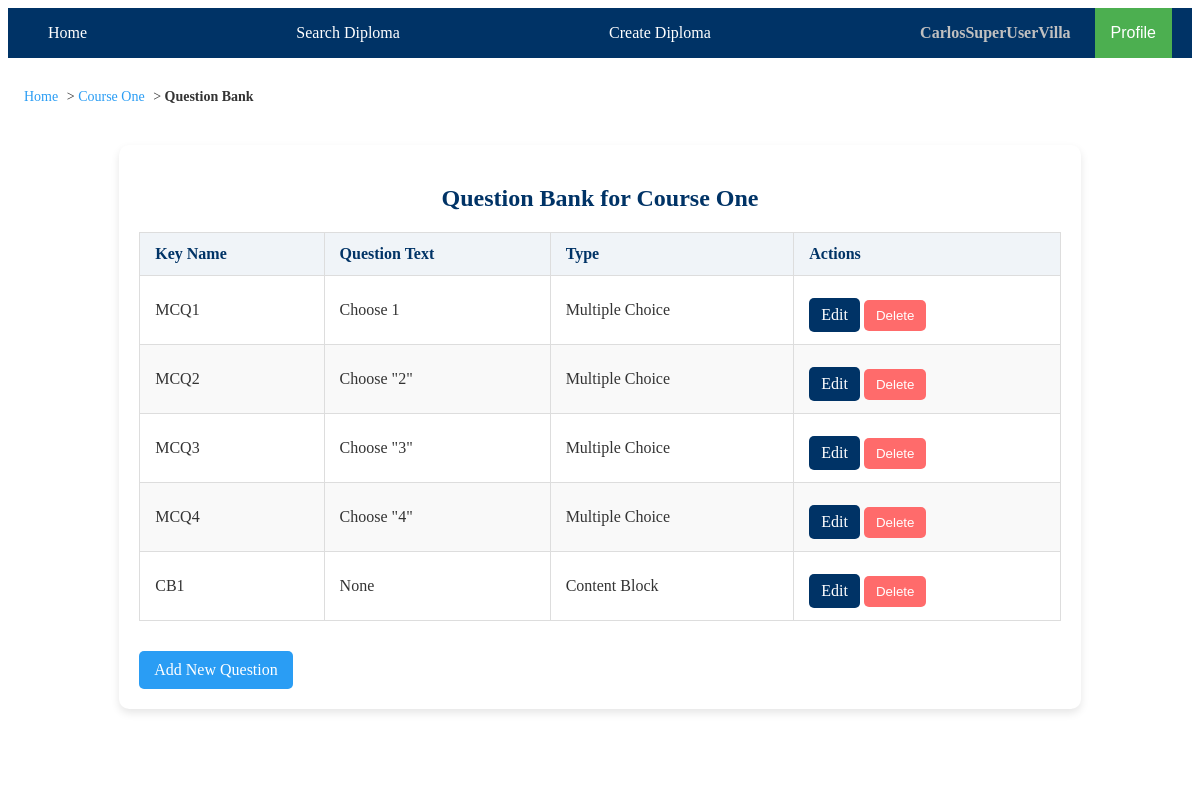
The page /courses/1/question_bank/ (signed in) on the database as committed earlier.
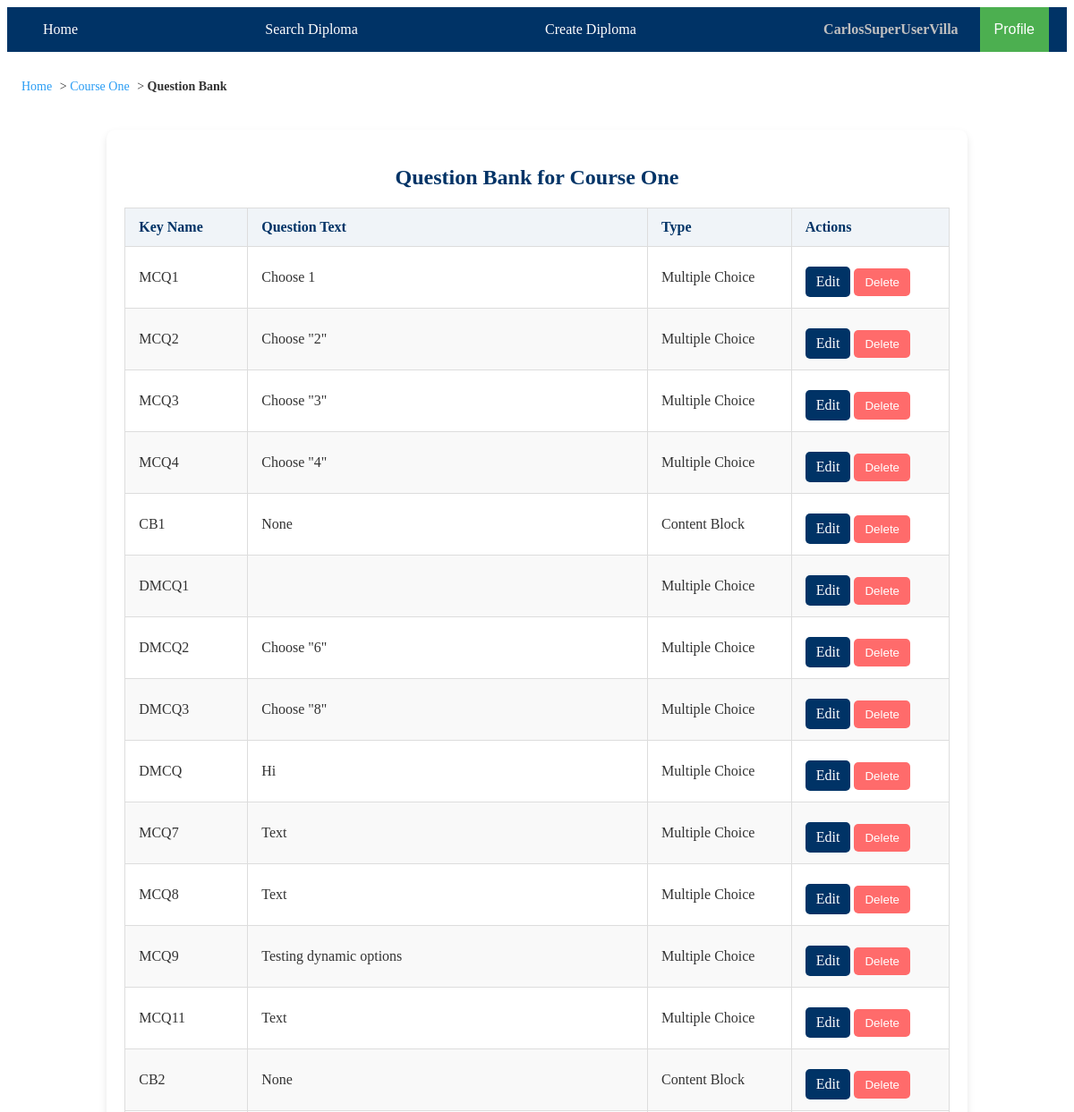
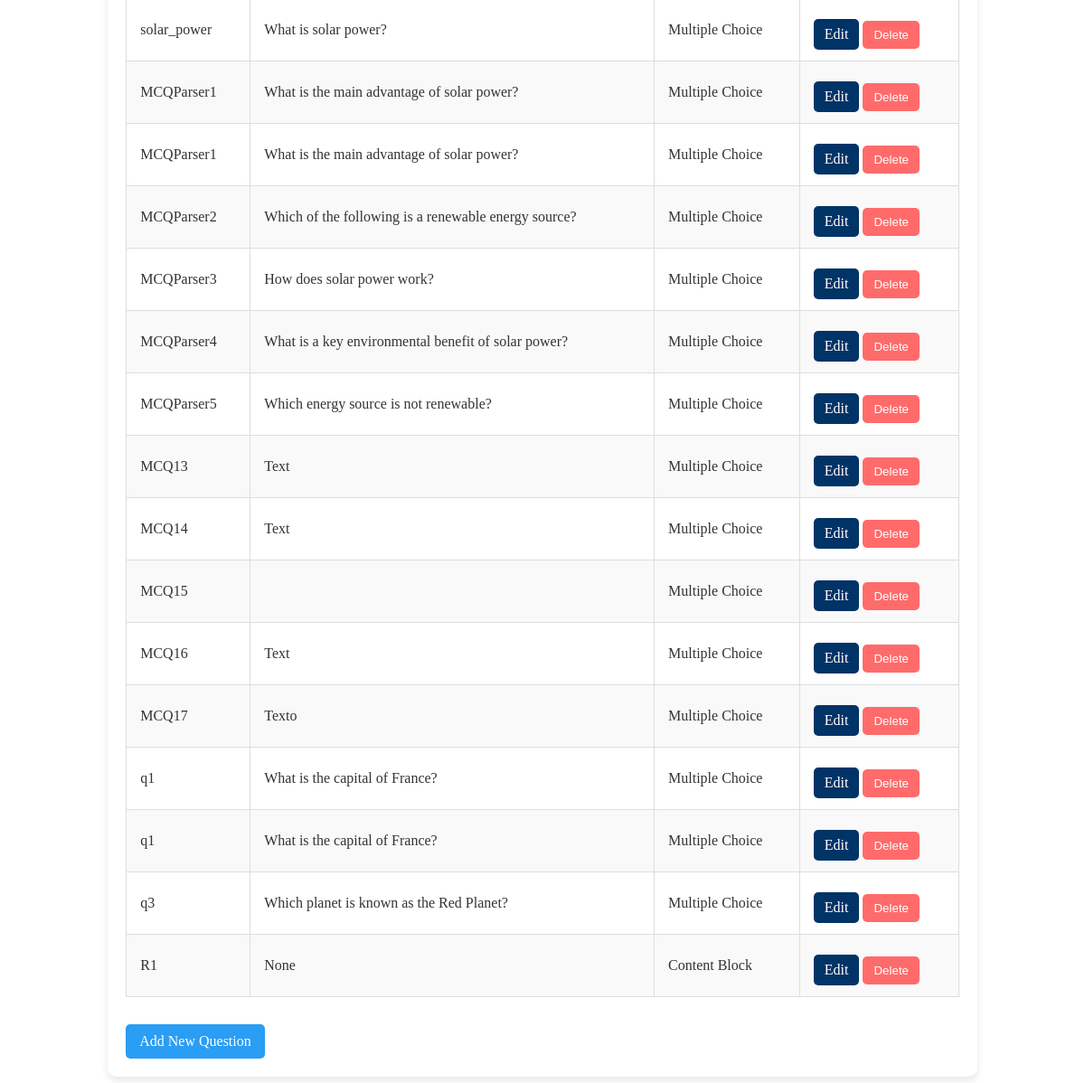
The same page on the database as committed later (2 pictures, top to bottom).
### edu_core/models.py (models this page shows, shortened)
class Question(models.Model):
    MULTIPLE_CHOICE = 'MCQ'
    TRUE_FALSE = 'TF'
    ESSAY = 'ESSAY'
    CONTENT_BLOCK = 'CONTENT_BLOCK'
    QUESTION_TYPES = [
        (MULTIPLE_CHOICE, 'Multiple Choice'),
        (TRUE_FALSE, 'True or False'),
        (ESSAY, 'Essay'),
        (CONTENT_BLOCK, 'Content Block'),
    ]
    question_type = models.CharField(max_length=50, choices=QUESTION_TYPES)
    activity = models.ForeignKey('Activity', on_delete=models.CASCADE, related_name='activity_questions', null=True, blank=True)
    course = models.ForeignKey('Course', on_delete=models.CASCADE, related_name='course_questions')
    text = models.TextField(blank=True, null=True)
    content = models.TextField(blank=True, null=True)
    image_url = models.URLField(
        validators=[validate_trusted_url],
        blank=True,
        null=True,
        help_text="URL for question images"
    )
    yt_video_link = models.URLField(validators=[validate_trusted_url], blank=True, null=True)
    file_url = models.URLField(
        validators=[validate_trusted_url],
        blank=True,
        null=True,
        help_text="URL for question files"
    )
    correct_answer = models.TextField(blank=True, null=True)
    randomize_options = models.BooleanField(default=False)
    key_name = models.CharField(max_length=255, blank=True, null=True)
    in_bank = models.BooleanField(default=False)
    feedback = models.TextField(blank=True, null=True)

### edu_core/views/question_bank_views.py (the view)
# urls.py: path('courses/<int:course_id>/question_bank/', question_bank, name='question_bank'),
@login_required
def question_bank(request, course_id):
    course = get_object_or_404(Course, id=course_id)
    query = request.GET.get('q', '')
    questions = Question.objects.filter(course=course, in_bank=True)
    if query:
        questions = questions.filter(
            Q(key_name__icontains=query) | Q(text__icontains=query)
        )
    return render(request, 'edu_core/question_bank/question_bank.html', {'course': course, 'questions': questions})

### edu_core/templates/edu_core/question_bank/question_bank.html (shortened to what this page needs)
{% extends "edu_core/base.html" %}
{% load static %}
{% block content %}
<link rel="stylesheet" href="{% static 'edu_core/css/question_bank.css' %}">
<nav class="breadcrumb-nav">
    <a href="{% url 'home' %}" class="breadcrumb">Home</a> &gt;
    <a href="{% url 'course_detail' course.id %}" class="breadcrumb">{{ course.name }}</a> &gt;
    <span class="breadcrumb current">Question Bank</span>
</nav>
<div class="question-bank-container">
    <h2>Question Bank for {{ course.name }}</h2>
    <table class="question-bank-table">
        <thead>
            <tr>
                <th>Key Name</th>
                <th>Question Text</th>
                <th>Type</th>
                <th>Actions</th>
            </tr>
        </thead>
        <tbody>
            {% for question in questions %}
            <tr>
                <td>{{ question.key_name }}</td>
                <td>{{ question.text }}</td>
                <td>{{ question.get_question_type_display }}</td>
                <td>
                    {% if user == course.author or user.is_superuser %}
                    <a href="{% url 'edit_question' question.id %}" class="btn edit-btn">Edit</a>
                        <form method="post" action="{% url 'delete_question' question.id %}" style="display:inline;">
                            <button type="submit" class="btn delete-btn" onclick="return confirm('Are you sure you want to delete this question permanently?');">Delete</button>
                        </form>
                    {% endif %}
                </td>
            </tr>
            {% empty %}
            <tr>
                <td colspan="4" class="no-questions">No questions found for this course.</td>
            </tr>
            {% endfor %}
        </tbody>
    </table>
    <a href="{% url 'question_type_selection_for_bank' course.id %}" class="btn add-question-btn">Add New Question</a>
</div>
{% endblock %}

Rows that differ between the two databases and show on the page:
added Question: key_name "DMCQ1", question_type "Multiple Choice"
added Question: key_name "DMCQ2", text "Choose \"6\"", question_type "Multiple Choice"
added Question: key_name "DMCQ3", text "Choose \"8\"", question_type "Multiple Choice"
added Question: key_name "DMCQ", text "Hi", question_type "Multiple Choice"
added Question: key_name "MCQ7", text "Text", question_type "Multiple Choice"
added Question: key_name "MCQ8", text "Text", question_type "Multiple Choice"
added Question: key_name "MCQ9", text "Testing dynamic options", question_type "Multiple Choice"
added Question: key_name "MCQ11", text "Text", question_type "Multiple Choice"
added Question: key_name "CB2", text "None", question_type "Content Block"
added Question: key_name "solar_power", text "What is solar power?", question_type "Multiple Choice"
added Question: key_name "MCQParser1", text "What is the main advantage of solar power?", question_type "Multiple Choice"
added Question: key_name "MCQParser1", text "What is the main advantage of solar power?", question_type "Multiple Choice"
added Question: key_name "MCQParser2", text "Which of the following is a renewable energy source?", question_type "Multiple Choice"
added Question: key_name "MCQParser3", text "How does solar power work?", question_type "Multiple Choice"
added Question: key_name "MCQParser4", text "What is a key environmental benefit of solar power?", question_type "Multiple Choice"
added Question: key_name "MCQParser5", text "Which energy source is not renewable?", question_type "Multiple Choice"
added Question: key_name "MCQ13", text "Text", question_type "Multiple Choice"
added Question: key_name "MCQ14", text "Text", question_type "Multiple Choice"
added Question: key_name "MCQ15", question_type "Multiple Choice"
added Question: key_name "MCQ16", text "Text", question_type "Multiple Choice"
added Question: key_name "MCQ17", text "Texto", question_type "Multiple Choice"
added Question: key_name "q1", text "What is the capital of France?", question_type "Multiple Choice"
added Question: key_name "q1", text "What is the capital of France?", question_type "Multiple Choice"
added Question: key_name "q3", text "Which planet is known as the Red Planet?", question_type "Multiple Choice"
added Question: key_name "R1", text "None", question_type "Content Block"
